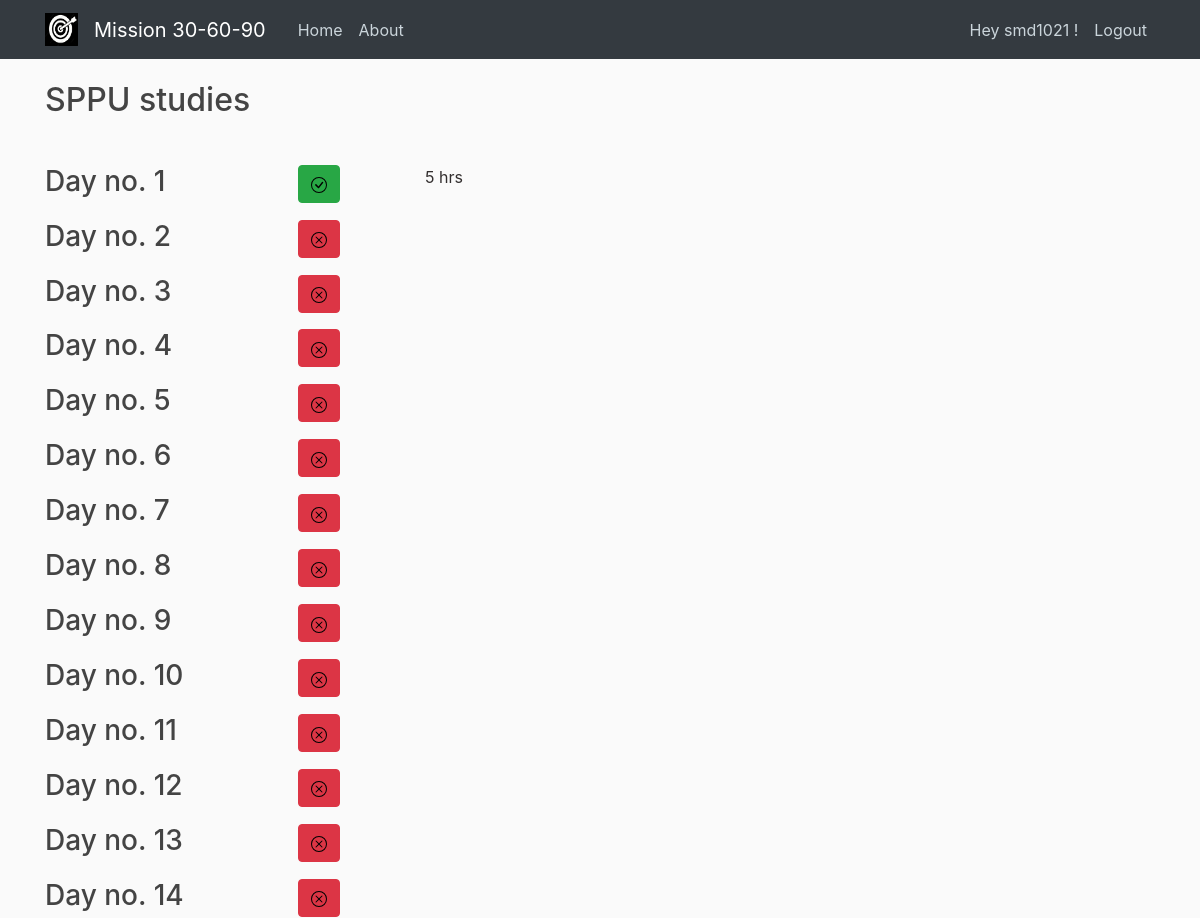
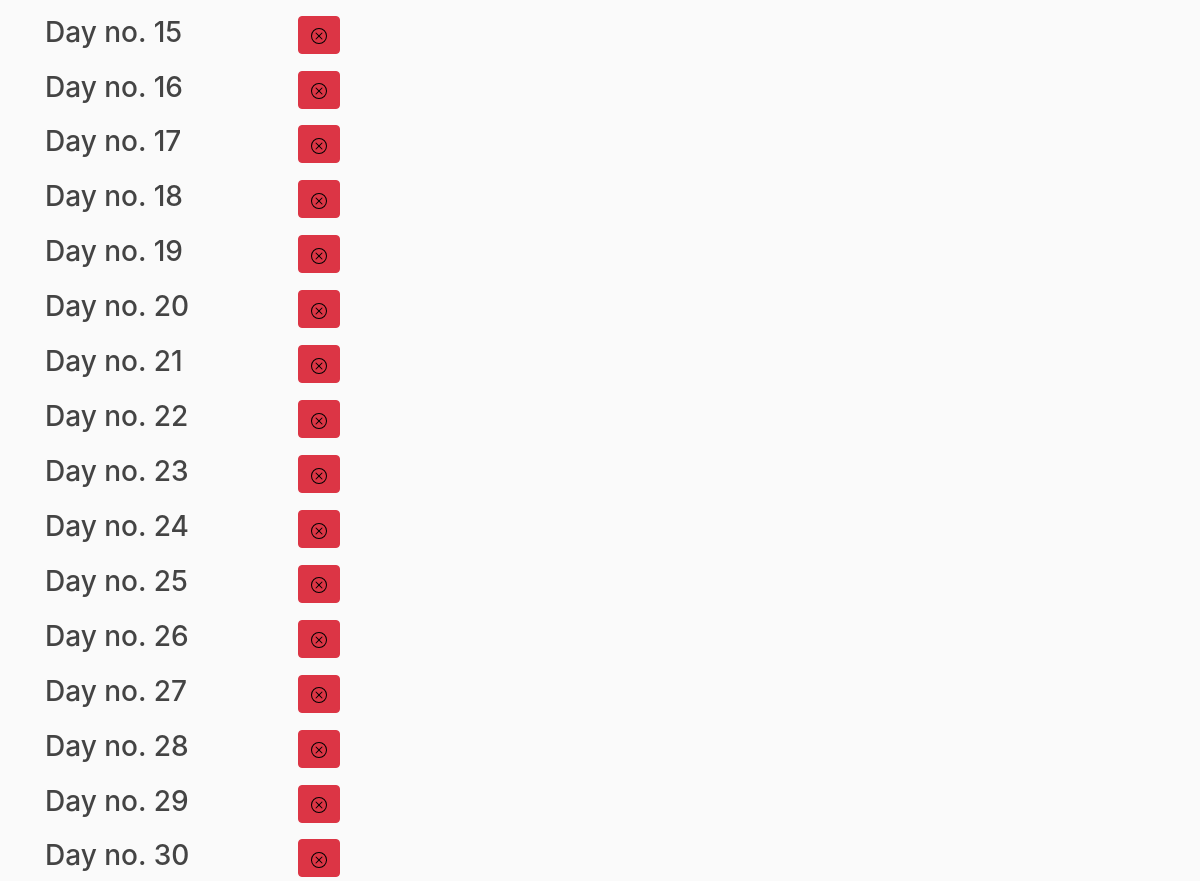
The page /mission/report/SPPU studies/ (signed in) on the database its author committed (2 pictures, top to bottom).
### mission/models.py (models this page shows, shortened)
class Missions(models.Model):
    mission_name = models.CharField(max_length=50)
    no_of_days = models.IntegerField(validators=[validate.validate_days])
    start_date = models.DateField(default=date.today)
    aspirant = models.ForeignKey(User, on_delete=models.CASCADE)

class Status(models.Model):
    mission_id = models.ForeignKey(Missions, on_delete=models.CASCADE)
    day_no = models.IntegerField()
    is_done = models.BooleanField(default=False)
    remarks = models.TextField()

### mission/views.py (the view)
# urls.py: path('mission/report/<str:mission_name>/',views.statuslist,name='status-report'),
@login_required
def statuslist(request,**kwargs):
    mission = get_object_or_404(Missions,mission_name=kwargs.get('mission_name'))
    statuses = Status.objects.filter(mission_id=mission.id)
    dayno = (date.today()-mission.start_date).days
    dayno+=1
    context={
        'statuses':statuses,
        'dayno':dayno,
        'mission_name':mission.mission_name
    }
    return render(request,'mission/status_list.html',context)

### mission/templates/mission/status_list.html (shortened to what this page needs)
{% extends "mission/base.html" %}
{% block content %}
<div class="row">
    <div class="col-md-8">
        <h2>{{mission_name}}</h2>
        <br>
        {% for status in statuses %}
          <div class="row"  style="margin-top:10pt;">
            <div class="col-md-4"><h3>Day no. {{ status.day_no }}</h3></div>
            {% if status.day_no < dayno %}
                {% if status.is_done%}
                    <div class="col-md-2">
                        <button type="button" class="btn btn-success">{% load static %}<img src="{% static "mission/media/check.svg" %}" /></button>
                    </div>
                    <div class="col-md-4">
                        <p class="article-content" style="color:rgb(51, 47, 47)">{{ status.remarks }}</p>
                    </div>
                {% else %}
                    <div class="col-md-2">
                        <button type="button" class="btn btn-danger">{% load static %}<img src="{% static "mission/media/x.svg" %}" /></button>
                    </div>
                {% endif %}
            {% else %}
                {% if status.is_done%}
                        <button type="button" class="btn btn-success">{% load static %}<img src="{% static "mission/media/check.svg" %}" /></button>
                {% else %}
                        <button type="button" class="btn btn-secondary">{% load static %}<img src="{% static "mission/media/dash.svg" %}" /></button>
                {% endif %}
            {% endif %}
          </div>
        {% endfor %}
    </div>
</div>
{% endblock content %}

### mission/templates/mission/base.html (shortened to what this page needs)
{% load static %}
<!DOCTYPE html>
<html>
<head>
    <link rel="stylesheet" href="https://maxcdn.bootstrapcdn.com/bootstrap/4.0.0/css/bootstrap.min.css">
    <link rel="stylesheet" type="text/css" href="{% static 'mission/main.css' %}">
</head>
<body>
    <header class="site-header">
      <nav class="navbar navbar-expand-md navbar-dark bg-dark fixed-top">
        <div class="container">
          <a class="navbar-brand" href="#">
            {% load static %}<img src="{% static "mission/media/target.jpg" %}" height="33" width="33" alt="logo" />
          </a>
          <a class="navbar-brand mr-4" href="{% url 'mission-home' %}">Mission 30-60-90</a>
          <div class="collapse navbar-collapse" id="navbarToggle">
            <div class="navbar-nav mr-auto">
              <a class="nav-item nav-link" href="{% url 'mission-home' %}">Home</a>
              <a class="nav-item nav-link" href="{% url 'mission-about' %}">About</a>
            </div>
            <div class="navbar-nav">
              {% if user.is_authenticated %}
                <a class="nav-item nav-link" href="#">Hey {{user.username}} !</a>
                <a class="nav-item nav-link" href="{% url 'logout' %}">Logout</a>
              {% else %}
                <a class="nav-item nav-link" href="{% url 'login' %}">Login</a>
                <a class="nav-item nav-link" href="{% url 'register' %}">Register</a>
              {% endif %}
            </div>
          </div>
        </div>
      </nav>
    </header>
    <main role="main" class="container">
      <div class="row">
        <div class="col-md-8">
        </div>
      </div>
      {% block content %}{% endblock %}
    </main>
</body>
</html>

### mission/static/mission/main.css (style rules this page uses)
body { background: #fafafa; color: #333333; margin-top: 5rem; }
h1, h2, h3, h4, h5, h6 { color: #444444; }
.site-header .navbar-nav .nav-link { color: #cbd5db; }
.article-content { white-space: pre-line; }

### rows shown on the page
Missions: mission_name "SPPU studies"
Status: day_no "1", is_done True (drawn), remarks "5 hrs"
Status: day_no "2", is_done False (drawn)
Status: day_no "3", is_done False (drawn)
Status: day_no "4", is_done False (drawn)
Status: day_no "5", is_done False (drawn)
Status: day_no "6", is_done False (drawn)
Status: day_no "7", is_done False (drawn)
Status: day_no "8", is_done False (drawn)
Status: day_no "9", is_done False (drawn)
Status: day_no "10", is_done False (drawn)
Status: day_no "11", is_done False (drawn)
Status: day_no "12", is_done False (drawn)
Status: day_no "13", is_done False (drawn)
Status: day_no "14", is_done False (drawn)
Status: day_no "15", is_done False (drawn)
Status: day_no "16", is_done False (drawn)
Status: day_no "17", is_done False (drawn)
Status: day_no "18", is_done False (drawn)
Status: day_no "19", is_done False (drawn)
Status: day_no "20", is_done False (drawn)
Status: day_no "21", is_done False (drawn)
Status: day_no "22", is_done False (drawn)
Status: day_no "23", is_done False (drawn)
Status: day_no "24", is_done False (drawn)
Status: day_no "25", is_done False (drawn)
Status: day_no "26", is_done False (drawn)
Status: day_no "27", is_done False (drawn)
Status: day_no "28", is_done False (drawn)
Status: day_no "29", is_done False (drawn)
Status: day_no "30", is_done False (drawn)

### other values the page prints
{{ user.username }} "smd1021"
